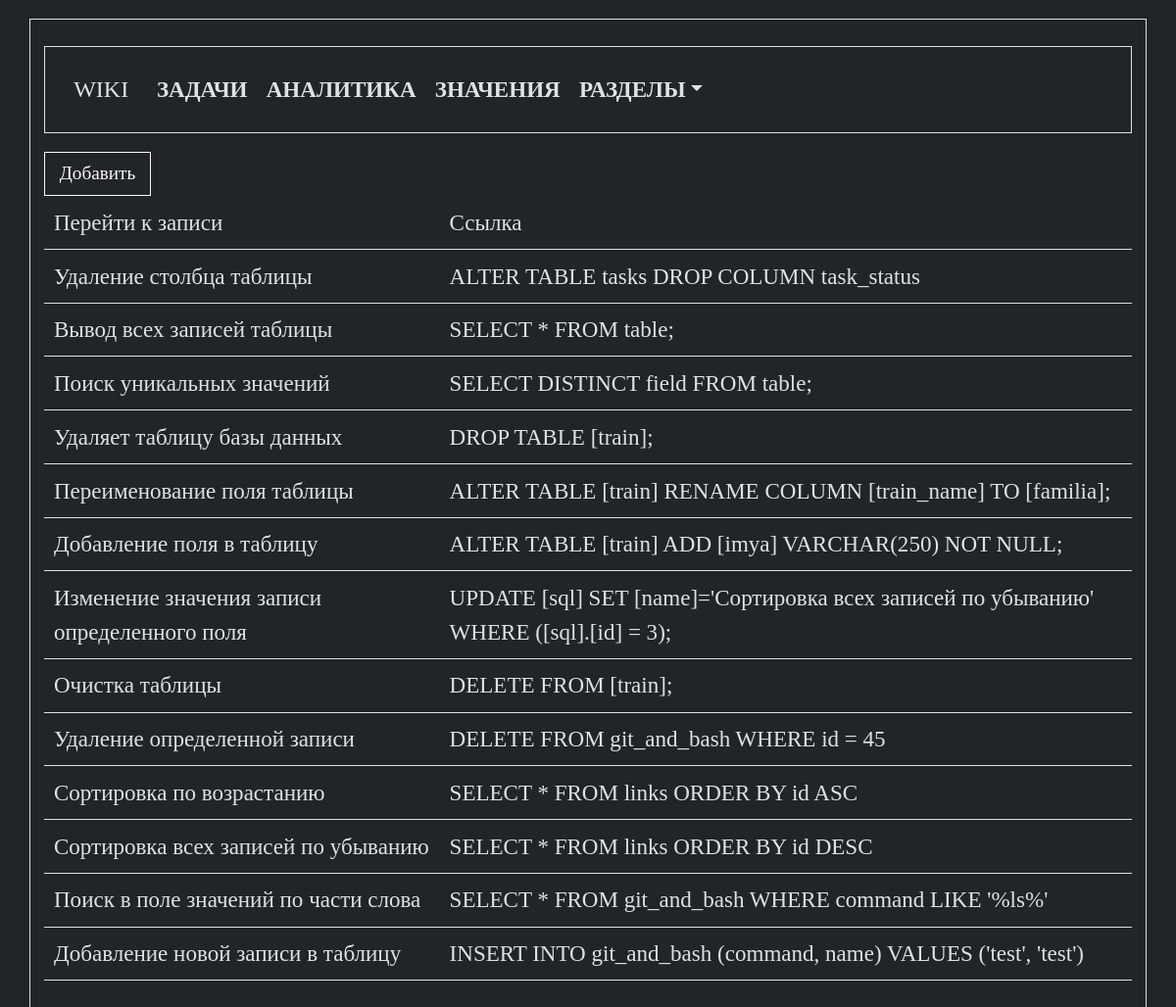
The app's page /sql with its own data.
### tables this page shows
CREATE TABLE [sql] ( 
  "sql_id" INTEGER PRIMARY KEY AUTOINCREMENT,
  "sql_command" TEXT NOT NULL,
  "sql_name" TEXT NOT NULL
, sql_description TEXT);

### app.py (the view)
@app.route("/sql")
def sql_list_commands():
    conn = connect.get_db_connection()
    sql_list = conn.execute("SELECT * FROM sql ORDER BY sql_id DESC").fetchall()
    conn.close()
    return render_template("sql/sql_list_commands.html",
                           sql_list=sql_list,
                           )

### modules/connect.py (called while the page is built)
def get_db_connection():
    db_path = os.path.join(BASE_DIR, '../database.db')
    conn = sqlite3.connect(db_path)
    conn.row_factory = sqlite3.Row
    return conn

### templates/sql/sql_list_commands.html (shortened to what this page needs)
{% extends "base.html" %}
{% block content %}
<div>
   <a class="btn btn-outline-light" href="{{ url_for('add_sql_command') }}">Добавить</a>
</div>
<div>
   <table class="table">
      <tr>
         <th>Перейти к записи</th>
         <th>Ссылка</th>
      </tr>
      {% for sql_list in sql_list %}
      <tr>
         <td><a href="{{ url_for('get_post_sql_command', sql_id=sql_list['sql_id']) }}">{{ sql_list['sql_name']
               }}</a></td>
         <td>{{ sql_list['sql_command'] }}</td>
      </tr>
      {% endfor %}
   </table>
</div>
{% endblock %}

### static/styles.css (style rules this page uses)
* { border: 0; margin: 0; color: #dee2e6; font-family: consolas; font-size: 1.2rem; font-weight: 400; line-height: 1.5; }
body, .dropdown-item { background-color: #212529; }
a { color: #dee2e6; list-style: none; text-decoration: none; }
.btn { border-radius: 0; }

### records on screen
sql: sql_name "Удаление столбца таблицы", sql_command "ALTER TABLE tasks DROP COLUMN task_status"
sql: sql_name "Вывод всех записей таблицы", sql_command "SELECT * FROM table;"
sql: sql_name "Поиск уникальных значений", sql_command "SELECT DISTINCT field FROM table;"
sql: sql_name "Удаляет таблицу базы данных", sql_command "DROP TABLE [train];"
sql: sql_name "Переименование поля таблицы", sql_command "ALTER TABLE [train] RENAME COLUMN [train_name] TO [familia];"
sql: sql_name "Добавление поля в таблицу", sql_command "ALTER TABLE [train] ADD [imya] VARCHAR(250) NOT NULL;"
sql: sql_name "Изменение значения записи определенного поля", sql_command "UPDATE [sql] SET [name]='Сортировка всех записей по убыванию' WHERE ([sql].[id] = 3);"
sql: sql_name "Очистка таблицы", sql_command "DELETE FROM [train];"
sql: sql_name "Удаление определенной записи", sql_command "DELETE FROM git_and_bash WHERE id = 45"
sql: sql_name "Сортировка по возрастанию", sql_command "SELECT * FROM links ORDER BY id ASC"
sql: sql_name "Сортировка всех записей по убыванию", sql_command "SELECT * FROM links ORDER BY id DESC"
sql: sql_name "Поиск в поле значений по части слова", sql_command "SELECT * FROM git_and_bash WHERE command LIKE '%ls%'"
sql: sql_name "Добавление новой записи в таблицу", sql_command "INSERT INTO git_and_bash (command, name) VALUES ('test', 'test')"
